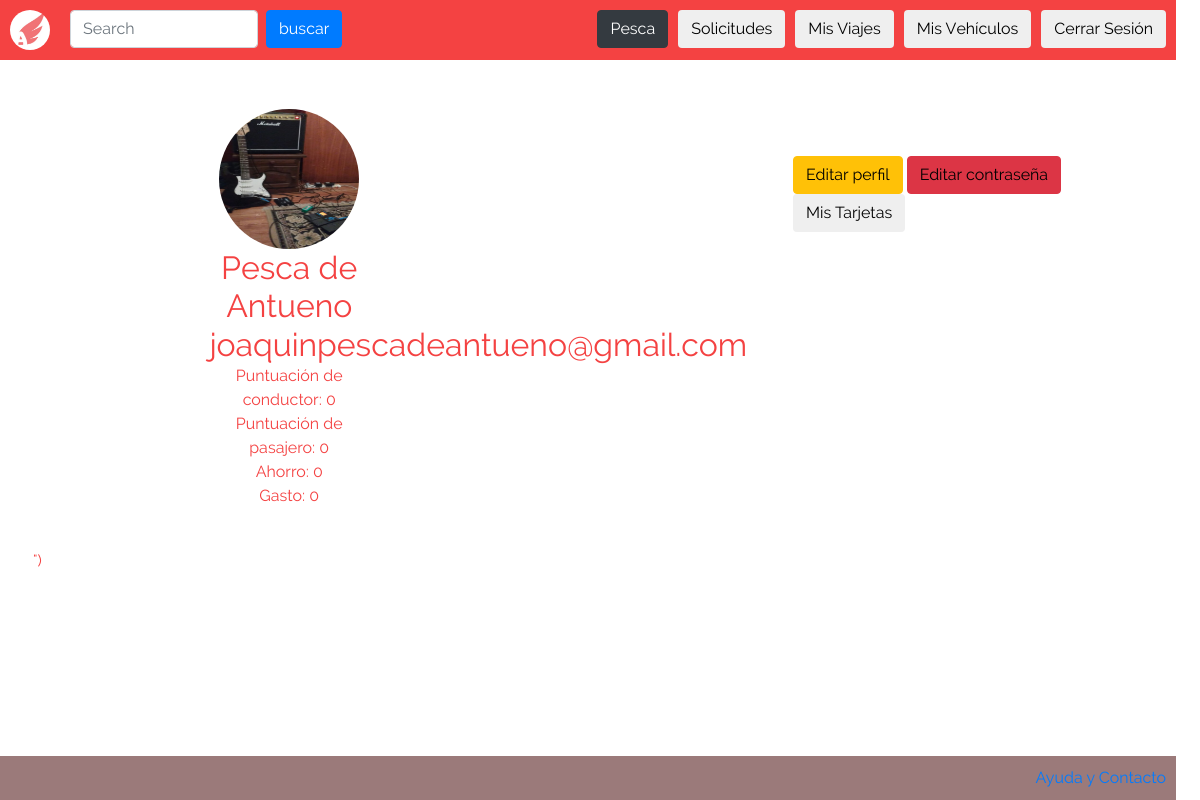
The page /vistas/ver_perfil.php (signed in) on the database its author committed.
### tables this page shows
CREATE TABLE `usuario` (
  `id_usuario` int(11) NOT NULL,
  `nombre` varchar(2048) NOT NULL,
  `apellido` varchar(2048) NOT NULL,
  `fecha_de_nacimiento` date NOT NULL,
  `mail` varchar(2048) NOT NULL,
  `promedio_puntuacion_conductor` double NOT NULL,
  `promedio_puntuacion_pasajero` double NOT NULL,
  `id_direccion` int(11) NOT NULL,
  `contrasenia` varchar(256) NOT NULL,
  `foto_perfil` text NOT NULL,
  `gasto` double NOT NULL DEFAULT '0',
  `ahorro` double NOT NULL DEFAULT '0'
);

### vistas/ver_perfil.php (the view, shortened to what this page needs)
<!doctype html>
<html lang="en">
  <head>
    <link href="../bootstrap-4.1.1/dist/css/bootstrap.min.css" rel="stylesheet">
    <link href="/css/bootstrap.css" rel="stylesheet" type="text/css">
    <link href="/css/index.css" rel="stylesheet" type="text/css">
    <link href="../css/verPerfil.css" rel="stylesheet">
    <link href="/fonts/fontawesome/fontawesome-all.css" rel="stylesheet">
  </head>
  <body>
<?php
      include("../php/abrir_conexion.php");
      include("header.php");
      $table_user = "usuario";
      $query = mysqli_query($conn,"SELECT * from $table_user WHERE mail = '$_SESSION[user_mail]'");
      $mostrar=mysqli_fetch_assoc($query);
      $user_picture = ($mostrar['foto_perfil']!='')? '/img/profile_users/'.$mostrar['foto_perfil'] : '/img/system/default_user.jpg';
?>
<div class="container">
  <div class="row">
    <div class="col-md-8">
      <main role="main">
          <br>
          <br>
        <table>
    	<tr>
    	<td width="37%">
    	</td>
    	<td>
          <div class="container marketing">
    	<div class="row">
              <div class="col-lg-4">
                <img class="rounded-circle" src=<?php echo "'$user_picture'";?>  alt="Foto de perfil" width="140" height="140">
                <h2> <?php echo $mostrar["nombre"]; echo ' '; echo $mostrar["apellido"]; ?></h2>
    		 <h2>
    	       <?php echo $_SESSION["user_mail"]; ?>
    		</h2>
                <p> Puntuación de conductor: <?php echo $mostrar["promedio_puntuacion_conductor"];?><br>
                   Puntuación de pasajero: <?php echo $mostrar["promedio_puntuacion_pasajero"];?><br>
                   Ahorro: <?php echo $mostrar["ahorro"];?> <br>
                   Gasto: <?php echo $mostrar["gasto"]; ?> <br>
                </p>
              </div>
            </div>
         </div>
    	</td>
    	</tr>
    	</table>
     </main>
    </div>
    <div class="col-md-4">
      <br><br><br><br>
      <button class="btn btn-warning" ><a href="/vistas/editar_perfil.php">Editar perfil</a></button>
      <button class="btn btn-danger" ><a href="/vistas/editar_contrasenia.php">Editar contraseña</a></button>
      <button class="btn" ><a href="/vistas/ver_tarjetas.php">Mis Tarjetas</a></button>
  </div>
</div>
    <script>window.jQuery || document.write("<script src='../../assets/js/vendor/jquery-slim.min.js'></script>")</script>
    <?php include("footer.php") ?>
  </body>
</html>

### css/index.css (style rules this page uses)
html, body { height: 100%; width: 99%; margin: 0px; padding: 0px; font-family: "Raleway"; }
h1, h2 { margin: 0px }
button a { color: black; }

### css/verPerfil.css (style rules this page uses)
body { padding-bottom: 3rem; color: #F44242; }
.marketing .col-lg-4 { margin-bottom: 1.5rem; text-align: center; }
.marketing h2 { font-weight: 400; }
.marketing .col-lg-4 p { margin-right: .75rem; margin-left: .75rem; }

### rows shown on the page
usuario: foto_perfil (picture), nombre "Pesca", apellido "de Antueno", promedio_puntuacion_conductor "0", promedio_puntuacion_pasajero "0", ahorro "0", gasto "0"

### other values the page prints
$_SESSION["user_name"] "Pesca"
$_SESSION["user_mail"] "joaquinpescadeantueno@gmail.com"
